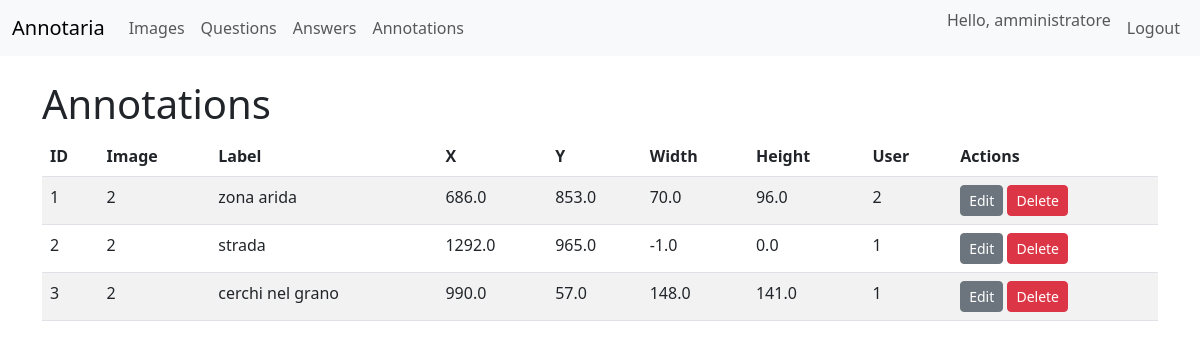
Page /ui/annotations (signed in) on the committed database.
### models.py (models this page shows)
class User(Base):
    __tablename__ = "users"
    id = Column(Integer, primary_key=True, index=True)
    username = Column(String, unique=True, index=True, nullable=False)
    hashed_password = Column(String, nullable=False)
    role = Column(String, nullable=False, default="Esperto")
    answers = relationship("Answer", back_populates="user")
    annotations = relationship("Annotation", back_populates="user")

class Annotation(Base):
    __tablename__ = "annotations"
    id = Column(Integer, primary_key=True, index=True)
    image_id = Column(Integer, ForeignKey("images.id"), nullable=False)
    label = Column(String, nullable=False)
    x = Column(Float, nullable=False)
    y = Column(Float, nullable=False)
    width = Column(Float, nullable=False)
    height = Column(Float, nullable=False)
    user_id = Column(Integer, ForeignKey("users.id"), nullable=False)
    annotated_at = Column(DateTime(timezone=True), server_default=func.now())
    image = relationship("Image", back_populates="annotations")
    user = relationship("User", back_populates="annotations")

### routers/ui.py (the view)
@router.get(
    "/annotations",
    response_class=HTMLResponse,
)
def list_annotations(
    request: Request,
    user: UserModel = Depends(require_admin),
    db: Session = Depends(get_db),
):
    annotations = db.query(AnnotationModel).all()
    return templates.TemplateResponse(
        "annotations.html", {"request": request, "annotations": annotations, "user": user}
    )

### templates/annotations.html
{% extends "base.html" %}
{% block content %}
<h1>Annotations</h1>
<table class="table table-striped">
<thead>
<tr><th>ID</th><th>Image</th><th>Label</th><th>X</th><th>Y</th><th>Width</th><th>Height</th><th>User</th><th>Actions</th></tr>
</thead>
<tbody>
{% for an in annotations %}
<tr>
<td>{{ an.id }}</td>
<td>{{ an.image_id }}</td>
<td>{{ an.label }}</td>
<td>{{ an.x }}</td>
<td>{{ an.y }}</td>
<td>{{ an.width }}</td>
<td>{{ an.height }}</td>
<td>{{ an.user_id }}</td>
<td>
<a href="/ui/annotations/{{ an.id }}/edit" class="btn btn-sm btn-secondary">Edit</a>
<form method="post" action="/ui/annotations/{{ an.id }}/delete" class="d-inline">
<button type="submit" class="btn btn-sm btn-danger">Delete</button>
</form>
</td>
</tr>
{% endfor %}
</tbody>
</table>
{% endblock %}

### templates/base.html (shortened to what this page needs)
<!DOCTYPE html>
<html lang="en">
<head>
    <link href="https://cdn.jsdelivr.net/npm/bootstrap@5.3.0/dist/css/bootstrap.min.css" rel="stylesheet">
</head>
<body>
<nav class="navbar navbar-expand-lg navbar-light bg-light mb-4">
    <div class="container-fluid">
        <a class="navbar-brand" href="/ui">Annotaria</a>
        <div class="collapse navbar-collapse">
            <ul class="navbar-nav me-auto mb-2 mb-lg-0">
                <li class="nav-item"><a class="nav-link" href="/ui/images">Images</a></li>
                {% if user and user.role == 'Amministratore' %}
                <li class="nav-item"><a class="nav-link" href="/ui/questions">Questions</a></li>
                <li class="nav-item"><a class="nav-link" href="/ui/answers">Answers</a></li>
                <li class="nav-item"><a class="nav-link" href="/ui/annotations">Annotations</a></li>
                {% endif %}
            </ul>
            <ul class="navbar-nav ms-auto mb-2 mb-lg-0">
                {% if user %}
                <li class="nav-item">
                    <span class="navbar-text me-2">Hello, {{ user.username }}</span>
                </li>
                <li class="nav-item">
                    <form action="/ui/logout" method="post" class="d-inline">
                        <button type="submit" class="btn btn-link nav-link">Logout</button>
                    </form>
                </li>
                {% else %}
                <li class="nav-item"><a class="nav-link" href="/ui/login">Login</a></li>
                <li class="nav-item"><a class="nav-link" href="/ui/register">Register</a></li>
                {% endif %}
            </ul>
        </div>
    </div>
</nav>
<div class="container">
{% block content %}{% endblock %}
</div>
</body>
</html>

### rows in the picture
User: username "amministratore"
Annotation: id "1", image_id "2", label "zona arida", x "686.0", y "853.0", width "70.0", height "96.0", user_id "2"
Annotation: id "2", image_id "2", label "strada", x "1292.0", y "965.0", width "-1.0", height "0.0", user_id "1"
Annotation: id "3", image_id "2", label "cerchi nel grano", x "990.0", y "57.0", width "148.0", height "141.0", user_id "1"
